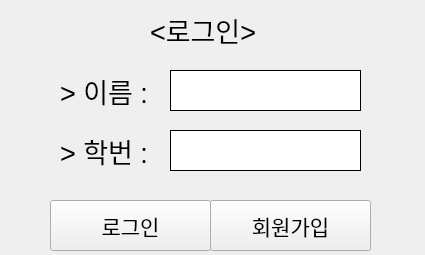
<?xml version="1.0" encoding="UTF-8"?>
<ui version="4.0">
 <class>LoginWindow</class>
 <widget class="QMainWindow" name="LoginWindow">
  <property name="geometry">
   <rect>
    <x>0</x>
    <y>0</y>
    <width>425</width>
    <height>255</height>
   </rect>
  </property>
  <property name="windowTitle">
   <string>MainWindow</string>
  </property>
  <widget class="QWidget" name="centralwidget">
   <widget class="QLabel" name="label">
    <property name="geometry">
     <rect>
      <x>150</x>
      <y>10</y>
      <width>121</width>
      <height>41</height>
     </rect>
    </property>
    <property name="font">
     <font>
      <pointsize>20</pointsize>
     </font>
    </property>
    <property name="text">
     <string>&lt;로그인&gt;</string>
    </property>
   </widget>
   <widget class="QLineEdit" name="name">
    <property name="geometry">
     <rect>
      <x>170</x>
      <y>70</y>
      <width>191</width>
      <height>41</height>
     </rect>
    </property>
    <property name="styleSheet">
     <string notr="true">QLineEdit {
    border: 1px solid black;
}
</string>
    </property>
    <property name="text">
     <string/>
    </property>
   </widget>
   <widget class="QLabel" name="label_2">
    <property name="geometry">
     <rect>
      <x>60</x>
      <y>70</y>
      <width>101</width>
      <height>41</height>
     </rect>
    </property>
    <property name="font">
     <font>
      <pointsize>20</pointsize>
     </font>
    </property>
    <property name="text">
     <string>&gt; 이름 :</string>
    </property>
   </widget>
   <widget class="QLineEdit" name="stunum">
    <property name="geometry">
     <rect>
      <x>170</x>
      <y>130</y>
      <width>191</width>
      <height>41</height>
     </rect>
    </property>
    <property name="styleSheet">
     <string notr="true">QLineEdit {
    border: 1px solid black;
}
</string>
    </property>
    <property name="text">
     <string/>
    </property>
   </widget>
   <widget class="QLabel" name="label_3">
    <property name="geometry">
     <rect>
      <x>60</x>
      <y>130</y>
      <width>101</width>
      <height>41</height>
     </rect>
    </property>
    <property name="font">
     <font>
      <pointsize>20</pointsize>
     </font>
    </property>
    <property name="text">
     <string>&gt; 학번 :</string>
    </property>
   </widget>
   <widget class="QPushButton" name="login">
    <property name="geometry">
     <rect>
      <x>50</x>
      <y>200</y>
      <width>161</width>
      <height>51</height>
     </rect>
    </property>
    <property name="font">
     <font>
      <pointsize>16</pointsize>
     </font>
    </property>
    <property name="text">
     <string>로그인</string>
    </property>
   </widget>
   <widget class="QPushButton" name="insert_btn">
    <property name="geometry">
     <rect>
      <x>210</x>
      <y>200</y>
      <width>161</width>
      <height>51</height>
     </rect>
    </property>
    <property name="font">
     <font>
      <pointsize>16</pointsize>
     </font>
    </property>
    <property name="text">
     <string>회원가입</string>
    </property>
   </widget>
  </widget>
 </widget>
 <resources/>
 <connections/>
</ui>
